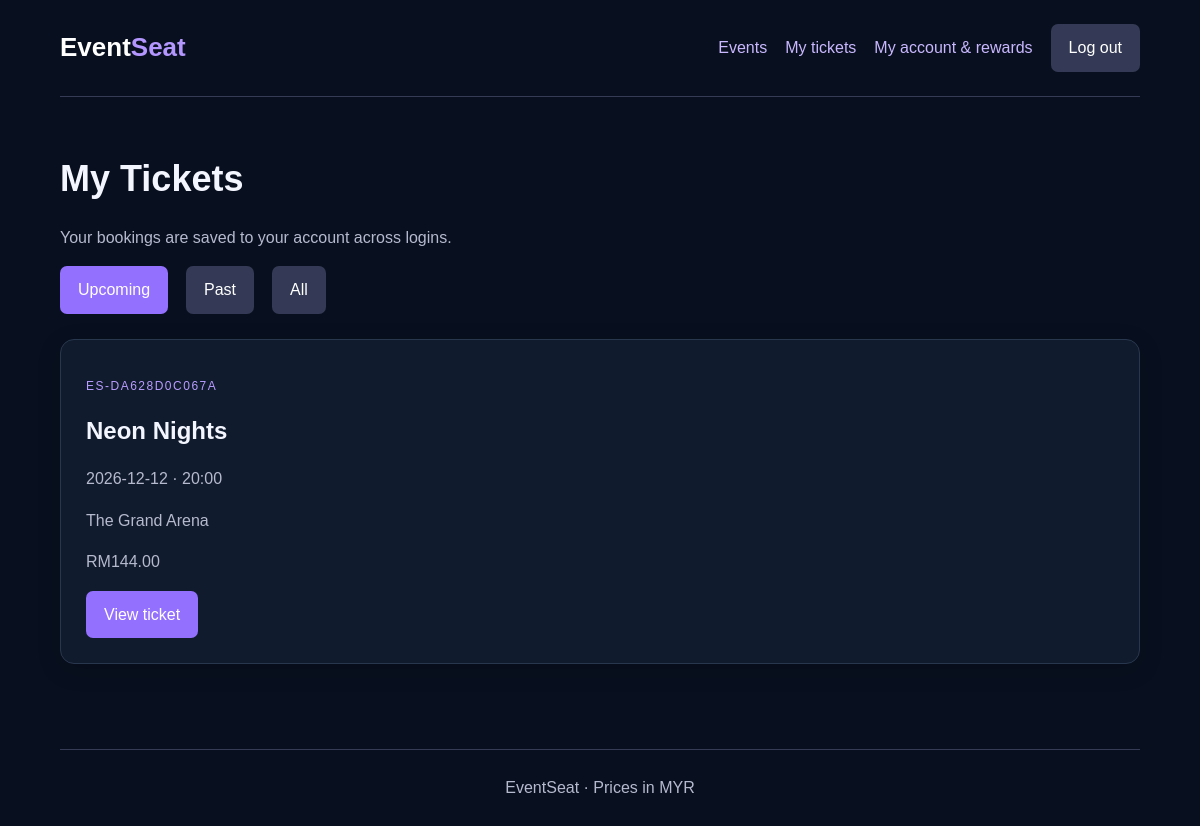
/tickets.php (signed in), run on the app's committed database.
### tables this page shows
CREATE TABLE `bookings` (
  `booking_id` int(10) UNSIGNED NOT NULL,
  `reference` varchar(24) NOT NULL,
  `visitor_key` char(64) NOT NULL,
  `checkout_token` char(32) NOT NULL,
  `customer_id` int(10) UNSIGNED NOT NULL,
  `session_id` int(10) UNSIGNED NOT NULL,
  `promo_id` int(10) UNSIGNED DEFAULT NULL,
  `booking_date` timestamp NOT NULL DEFAULT current_timestamp(),
  `subtotal` int(10) UNSIGNED NOT NULL,
  `discount` int(10) UNSIGNED NOT NULL,
  `booking_fee` int(10) UNSIGNED NOT NULL DEFAULT 0,
  `total_amount` int(10) UNSIGNED NOT NULL,
  `booking_status` varchar(20) NOT NULL DEFAULT 'confirmed',
  `user_id` int(10) UNSIGNED DEFAULT NULL
);

CREATE TABLE `events` (
  `event_id` int(10) UNSIGNED NOT NULL,
  `venue_id` int(10) UNSIGNED NOT NULL,
  `event_name` varchar(120) NOT NULL,
  `category` varchar(30) NOT NULL,
  `description` text NOT NULL,
  `image` varchar(50) NOT NULL,
  `status` varchar(20) NOT NULL DEFAULT 'active'
);

CREATE TABLE `event_sessions` (
  `session_id` int(10) UNSIGNED NOT NULL,
  `event_id` int(10) UNSIGNED NOT NULL,
  `session_date` date NOT NULL,
  `session_time` time NOT NULL,
  `session_status` varchar(20) NOT NULL DEFAULT 'active'
);

CREATE TABLE `venues` (
  `venue_id` int(10) UNSIGNED NOT NULL,
  `venue_name` varchar(120) NOT NULL,
  `location` varchar(150) NOT NULL,
  `capacity` int(10) UNSIGNED NOT NULL
);

### tickets.php (the view, shortened to what this page needs)
<?php
require __DIR__ . '/common.php';
$user = requireRole('user');
$tab = $_GET['tab'] ?? 'upcoming';
$sql = 'SELECT b.booking_id,b.reference,b.total_amount,e.event_name,
    es.session_date,es.session_time,v.venue_name
    FROM bookings b JOIN event_sessions es ON es.session_id=b.session_id
    JOIN events e ON e.event_id=es.event_id JOIN venues v ON v.venue_id=e.venue_id
    WHERE b.user_id = ?';
$values = [$user['user_id']];
if ($tab === 'upcoming') {
    $sql .= ' AND CONCAT(es.session_date, ?, es.session_time) >= ?';
    $values[] = ' '; $values[] = date('Y-m-d H:i:s');
} elseif ($tab === 'past') {
    $sql .= ' AND CONCAT(es.session_date, ?, es.session_time) < ?';
    $values[] = ' '; $values[] = date('Y-m-d H:i:s');
}
$sql .= ' ORDER BY b.booking_id DESC';
$query = $pdo->prepare($sql); $query->execute($values); $bookings = $query->fetchAll();
?>
<h1>My Tickets</h1>
<p>Your bookings are saved to your account across logins.</p>
<div class="actions">
    <a class="button <?php if ($tab !== 'upcoming') echo 'secondary'; ?>" href="?tab=upcoming">Upcoming</a>
    <a class="button <?php if ($tab !== 'past') echo 'secondary'; ?>" href="?tab=past">Past</a>
    <a class="button <?php if ($tab !== 'all') echo 'secondary'; ?>" href="?tab=all">All</a>
</div>
<?php foreach ($bookings as $booking): ?>
    <article class="panel">
        <p class="label"><?php echo h($booking['reference']); ?></p>
        <h2><?php echo h($booking['event_name']); ?></h2>
        <p><?php echo h($booking['session_date'] . ' · ' . substr($booking['session_time'],0,5)); ?></p>
        <p><?php echo h($booking['venue_name']); ?></p>
        <p><?php echo money($booking['total_amount']); ?></p>
        <a class="button" href="ticket.php?id=<?php echo h($booking['booking_id']); ?>">View ticket</a>
    </article>
<?php endforeach; ?>

### style.css (style rules this page uses)
* { box-sizing: border-box; }
body { margin: 0; background-color: #0b0d1b; color: #f6f5ff; font: 16px/1.6 Arial, sans-serif; }
nav, .actions { display: flex; flex-wrap: wrap; align-items: center; gap: 18px; }
a { color: #c9b8ff; }
h1, h2 { line-height: 1.25; }
h1 { font-size: 36px; }
p, .small { color: #b6bace; }
.label { color: #b99bff; font-size: 12px; letter-spacing: 1.5px; }
button, .button { display: inline-block; padding: 11px 18px; border: 0; border-radius: 7px; background-color: #9470ff; color: white; font: inherit; text-decoration: none; cursor: pointer; }
.secondary { background-color: #343a55; }
.panel { margin: 25px 0; padding: 25px; border: 1px solid #343a55; border-radius: 10px; background-color: #171b30; }
:root { color-scheme:dark;--ink:#f3f5ff;--accent:#9365ff }
body { background:#080f1e;color:var(--ink) }
.panel,.card { background:#101b2d;border-color:#29374e;border-radius:14px }
.panel { box-shadow:0 6px 24px #0002 }

### data on the page
bookings: reference "ES-DA628D0C067A", events.event_name "Neon Nights", session.session_time "2026-12-12 · 20:00", venues.venue_name "The Grand Arena", total_amount "RM144.00"
